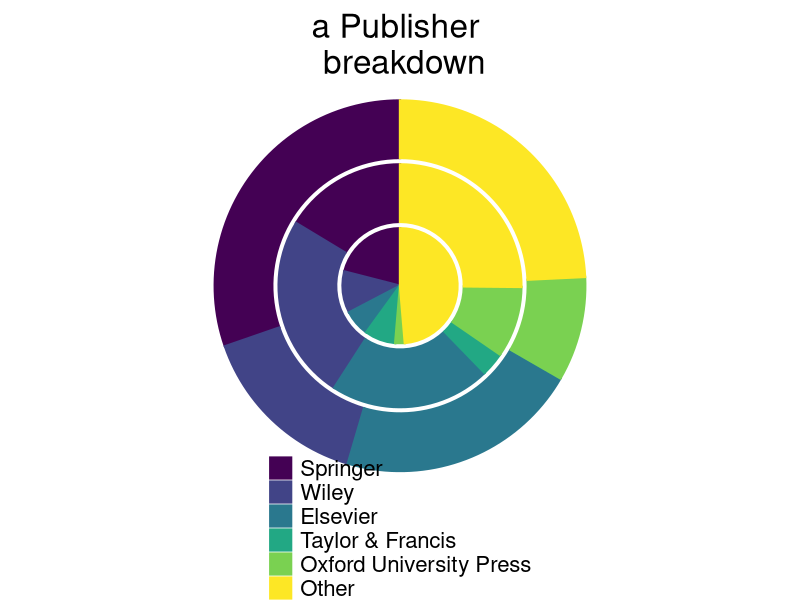
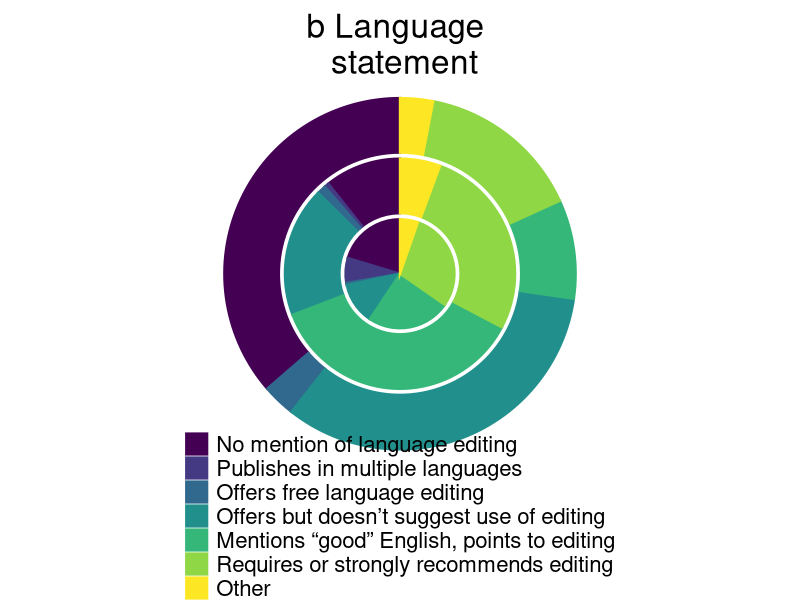
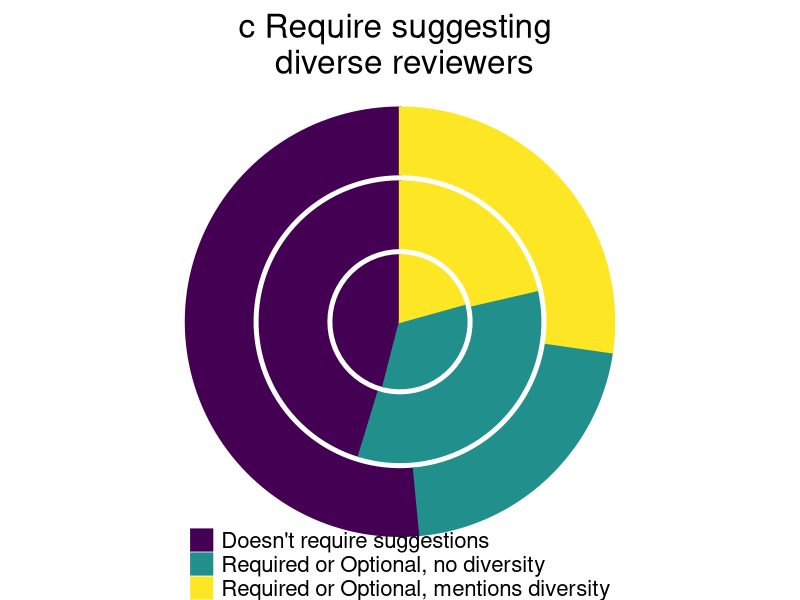
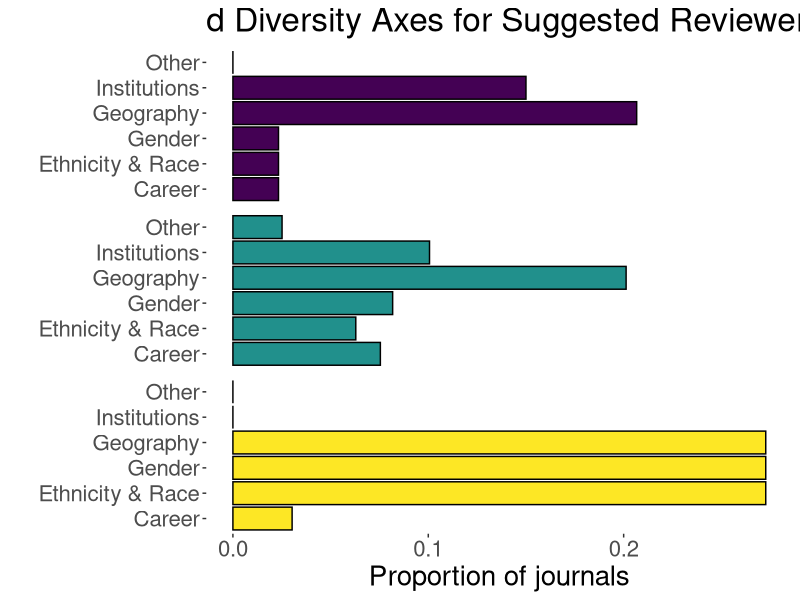
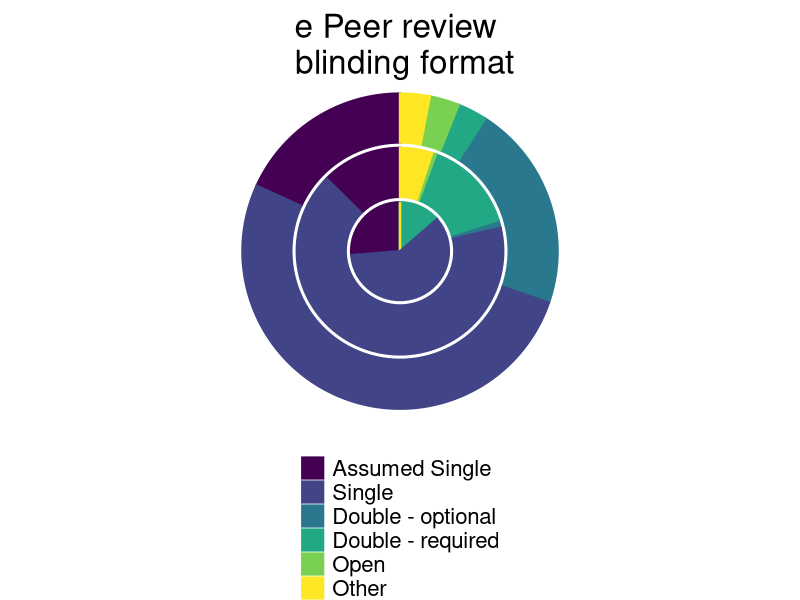
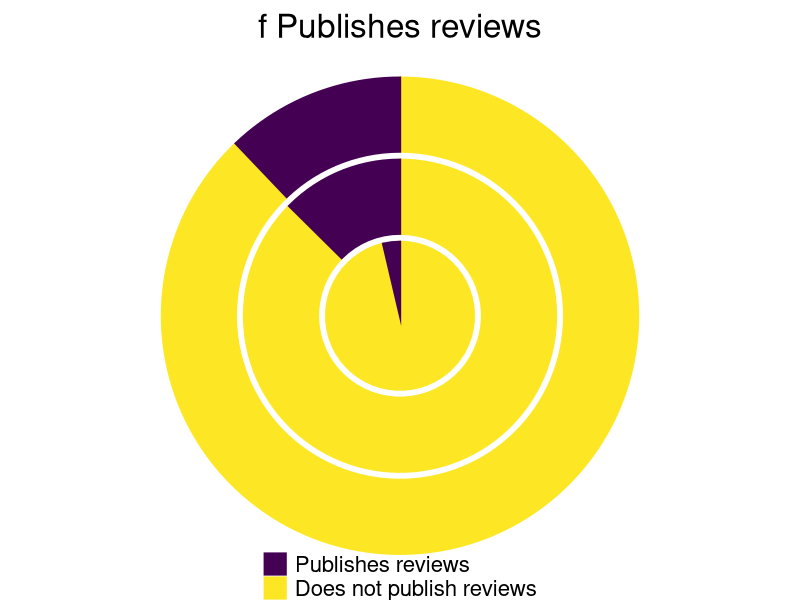
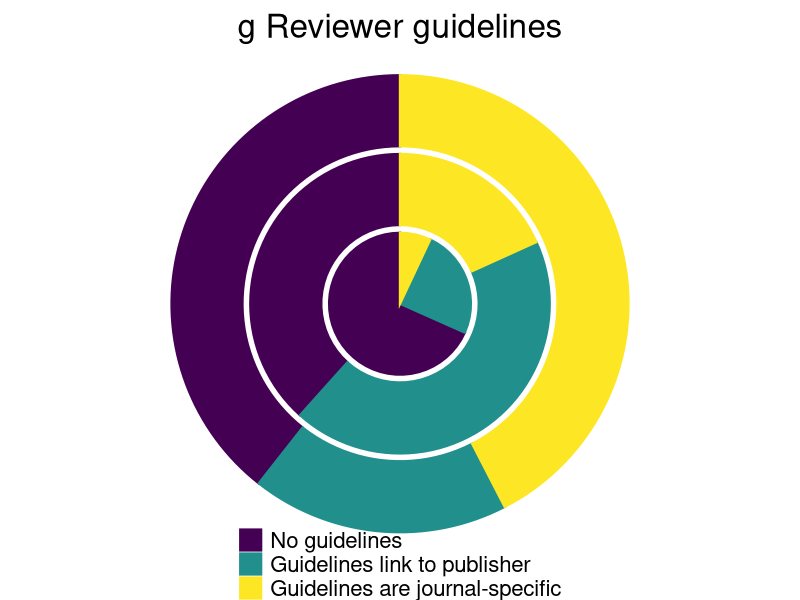
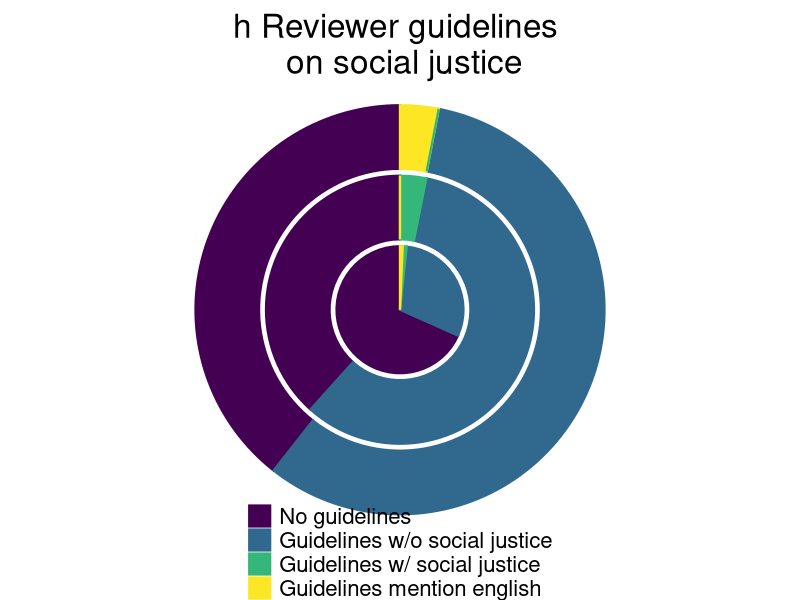

These figures' R source, in order:
#################################################
#### Plotting journal policy data by JIF     ####
#### Created by: Courtney L Davis            #### 
#### Last modified: 18 August 2022           ####
#################################################

############ Set-up
############
# Load packages
library(ggplot2)
library(here)

# Read in the journal policy data
policy.data <- read.csv(here("Journal Policy Data Summaries","Data","Dataset S2 EcoEvo Journal Policies.csv"))

##### Code to create pie charts describing journal policy data, broken down by impact factor ####

### Plot A: By publisher of journal - broken down in to top 5 publishers and "other"
# Create bins for summarizing data
policy.data$Publisher_Top_Binned <- ifelse(policy.data$Publisher.from.JCR.but.binned.by.larger.company == "SPRINGER", "1",
                                           ifelse(policy.data$Publisher.from.JCR.but.binned.by.larger.company == "WILEY", "2",
                                                  ifelse(policy.data$Publisher.from.JCR.but.binned.by.larger.company == "ELSEVIER", "3",
                                                         ifelse(policy.data$Publisher.from.JCR.but.binned.by.larger.company == "TAYLOR AND FRANCIS", "4",
                                                                ifelse(policy.data$Publisher.from.JCR.but.binned.by.larger.company == "OXFORD UNIVERSITY PRESS", "5", "6")))))

# Create table summary for different values
publisher_df_low <- table(policy.data[policy.data$JIF_bin == "Low" | policy.data$JIF_bin == "NA", "Publisher_Top_Binned"])
publisher_df_med <- table(policy.data[policy.data$JIF_bin == "Mid", "Publisher_Top_Binned"])
publisher_df_high <- table(policy.data[policy.data$JIF_bin == "High", "Publisher_Top_Binned"])

# Convert table summary into a dataframe with proportions
publisher_df_low_percent = data.frame(publisher_df_low / sum(publisher_df_low))
publisher_df_med_percent = data.frame(publisher_df_med / sum(publisher_df_med))
publisher_df_high_percent = data.frame(publisher_df_high / sum(publisher_df_high))

# Convert to numeric for plotting
publisher_df_low_percent$Freq <- as.numeric(publisher_df_low_percent$Freq)
publisher_df_med_percent$Freq <- as.numeric(publisher_df_med_percent$Freq)
publisher_df_high_percent$Freq <- as.numeric(publisher_df_high_percent$Freq)

# Add "Multiple languages" to high IF journals
publisher_df_high_percent <- rbind(publisher_df_high_percent, data.frame("Var1" = "4", "Freq" = "0"))
publisher_df_high_percent <- publisher_df_high_percent[c(1,2,3,6,4,5),] # reorder

# Re-assign level names for plotting
levels(publisher_df_high_percent$Var1) <- levels(publisher_df_low_percent$Var1)  <- levels(publisher_df_med_percent$Var1) <- list("Springer" = "1", 
                                          "Wiley" = "2", 
                                          "Elsevier" = "3",
                                          "Taylor & Francis" = "4", 
                                          "Oxford University Press" = "5",
                                          "Other" = "6")

# Combine dataframes to make the concentric donut dataframe
concentric_df <- rbind(publisher_df_low_percent, publisher_df_med_percent, publisher_df_high_percent)
concentric_df$classification <- c(rep("low",6), rep("med",6), rep("high",6)) # create column with IF classification
concentric_df$Freq <- as.numeric(concentric_df$Freq) # convert to numeric for plotting
concentric_df$classification <- factor(concentric_df$classification, levels = c("low", "med","high"))

# Create the plot
plot_a <- ggplot(concentric_df, aes(x = classification, y = Freq, fill= Var1, col = Var1)) +
  geom_col(size = 0.8) +
  coord_polar(theta="y") +
  scale_fill_viridis_d() + 
  scale_colour_viridis_d() + theme_void() +
  theme(text = element_text(size = 20), 
        plot.title = element_text(hjust = 0.5, margin=margin(t=10,b=-20)), 
        legend.margin=margin(t = -50),
        legend.box.margin=margin(0,0,0,0),
        legend.position = "bottom", 
        legend.direction = "vertical",
        legend.title = element_blank()) + 
  ggtitle("a Publisher \n breakdown")


### Plot B: By journal statements on language requirements
# Data have already been binned accordingly:
# "No mention of English requirement" = 1
# "Journal publishes articles in more than one language (e.g., Spanish and English)" = 2
# "Journal offers FREE English language editing services (most progressive policies)" = 3
# "Offers editing but doesn't strongly suggest or recommend that people use it" = 4
# "Mentions authors need to use "good English" and points to fee-for-service editing" = 5
# "Requires or strongly advices ESL authors to pay for editing prior to submission (or have colleagues edit, etc.) (least progressive policies)" = 6
# "Other (describe in adjacent column)" = 7

# Create table summary for different values
language_df_low <- table(policy.data[policy.data$JIF_bin == "Low" | policy.data$JIF_bin == "NA", "language.requirements.binned"])
language_df_med <- table(policy.data[policy.data$JIF_bin == "Mid", "language.requirements.binned"])
language_df_high <- table(policy.data[policy.data$JIF_bin == "High", "language.requirements.binned"])

# Compute percentages
language_df_low_percent = data.frame(language_df_low / sum(language_df_low))
language_df_med_percent = data.frame(language_df_med / sum(language_df_med))
language_df_high_percent = data.frame(language_df_high / sum(language_df_high))

# Reformat Freq column to numeric
language_df_low_percent$Freq <- as.numeric(language_df_low_percent$Freq)
language_df_med_percent$Freq <- as.numeric(language_df_med_percent$Freq)
language_df_high_percent$Freq <- as.numeric(language_df_high_percent$Freq)

# Add "Multiple languages" to high IF journals
language_df_high_percent <- rbind(language_df_high_percent, data.frame("Var1" = "2", "Freq" = "0"))
language_df_high_percent <- language_df_high_percent[c(1,7,2,3,4,5,6),] # reorder

# Change the labels for legend
levels(language_df_high_percent$Var1) <- levels(language_df_low_percent$Var1) <- levels(language_df_med_percent$Var1) <- list("No mention of language editing" = "1", 
                                         "Publishes in multiple languages" = "2", 
                                         "Offers free language editing" = "3",
                                         "Offers but doesn’t suggest use of editing" = "4", 
                                         "Mentions “good” English, points to editing" = "5",
                                         "Requires or strongly recommends editing" = "6",
                                         "Other" = "7")

# Create the concentric donut dataframe
concentric_df <- rbind(language_df_low_percent, language_df_med_percent, language_df_high_percent)
concentric_df$classification <- c(rep("low",7), rep("med",7), rep("high",7)) # create column with IF classification
concentric_df$Freq <- as.numeric(concentric_df$Freq) # convert to numeric for plotting
concentric_df$classification <- factor(concentric_df$classification, levels = c("low", "med","high"))

# Create the plot
plot_b <- ggplot(concentric_df, aes(x = classification, y = Freq, fill= Var1, col = Var1)) +
  geom_col(size = 0.8) +
  coord_polar(theta="y") +
  scale_fill_viridis_d() + 
  scale_colour_viridis_d() + theme_void() +
  theme(text = element_text(size = 20), 
        plot.title = element_text(hjust = 0.5, margin=margin(t=10,b=-20)), 
        legend.margin=margin(t = -50),
        legend.box.margin=margin(0,0,0,0),
        legend.position = "bottom", 
        legend.direction = "vertical",
        legend.title = element_blank()) + 
  ggtitle("b Language \n statement")


### Plot C: Whether authors are required to submit names of diverse reviewers
# Data have already been binned accordingly:
# Journal doesn't require that authors suggest reviewers = 1
# Journal asks for suggested reviewers but does not mention diversity of reviewers = 2
# Journal ask for suggested reviewers and explicitly mentions 1 or more axes of diversity of reviewers = 3

# Create table summary for different values
revdiversity_df_low <- table(policy.data[policy.data$JIF_bin == "Low" | policy.data$JIF_bin == "NA", "authors.suggest.diverse.reviews.binned"])
revdiversity_df_med <- table(policy.data[policy.data$JIF_bin == "Mid", "authors.suggest.diverse.reviews.binned"])
revdiversity_df_high <- table(policy.data[policy.data$JIF_bin == "High", "authors.suggest.diverse.reviews.binned"])

# Compute percentages
revdiversity_df_low_percent = data.frame(revdiversity_df_low / sum(revdiversity_df_low))
revdiversity_df_med_percent = data.frame(revdiversity_df_med / sum(revdiversity_df_med))
revdiversity_df_high_percent = data.frame(revdiversity_df_high / sum(revdiversity_df_high))

# Reformat Freq column to numeric
revdiversity_df_low_percent$Freq <- as.numeric(revdiversity_df_low_percent$Freq)
revdiversity_df_med_percent$Freq <- as.numeric(revdiversity_df_med_percent$Freq)
revdiversity_df_high_percent$Freq <- as.numeric(revdiversity_df_high_percent$Freq)

# Change the labels for legend
levels(revdiversity_df_high_percent$Var1) <- levels(revdiversity_df_low_percent$Var1) <- levels(revdiversity_df_med_percent$Var1) <- list("Doesn't require suggestions" = "1", 
                                                  "Required or Optional, no diversity" = "2", 
                                                  "Required or Optional, mentions diversity" = "3")

# Create the concentric donut dataframe
concentric_df <- rbind(revdiversity_df_low_percent, revdiversity_df_med_percent, revdiversity_df_high_percent)
concentric_df$classification <- c(rep("low",3), rep("med",3), rep("high",3))
concentric_df$Freq <- as.numeric(concentric_df$Freq)
concentric_df$classification <- factor(concentric_df$classification, levels = c("low", "med","high"))

# Create the plot
plot_c <- ggplot(concentric_df, aes(x = classification, y = Freq, fill= Var1, col = Var1)) +
  geom_col(size = 0.8) +
  coord_polar(theta="y", start = 0) +
  scale_fill_viridis_d() + 
  scale_colour_viridis_d() + theme_void() + 
  theme(text = element_text(size = 20), 
        plot.title = element_text(hjust = 0.5, margin=margin(t=10,b=-20)), 
        legend.margin=margin(t = -50),
        legend.box.margin=margin(0,0,0,0),
        legend.position = "bottom", 
        legend.direction = "vertical",
        legend.title = element_blank()) + 
  ggtitle("c Require suggesting \n diverse reviewers")



### Plot E: By journal blinding format
# Create table summary for different values
journal_blinding_df_low <- table(policy.data[policy.data$JIF_bin == "Low" | policy.data$JIF_bin == "NA", "blind.format"])
journal_blinding_df_med <- table(policy.data[policy.data$JIF_bin == "Mid", "blind.format"])
journal_blinding_df_high <- table(policy.data[policy.data$JIF_bin == "High", "blind.format"])

# Compute percentages
journal_blinding_df_low_percent = data.frame(journal_blinding_df_low / sum(journal_blinding_df_low))
journal_blinding_df_med_percent = data.frame(journal_blinding_df_med / sum(journal_blinding_df_med))
journal_blinding_df_high_percent = data.frame(journal_blinding_df_high / sum(journal_blinding_df_high))

# Reformat Freq column to numeric
journal_blinding_df_low_percent$Freq <- as.numeric(journal_blinding_df_low_percent$Freq)
journal_blinding_df_med_percent$Freq <- as.numeric(journal_blinding_df_med_percent$Freq)
journal_blinding_df_high_percent$Freq <- as.numeric(journal_blinding_df_high_percent$Freq)

# Add "Open" to low IF journals
journal_blinding_df_low_percent <- rbind(journal_blinding_df_low_percent, data.frame("Var1" = c("Open","Other"), "Freq" = c("0","0")))
journal_blinding_df_low_percent <- journal_blinding_df_low_percent[c(1,2,3,5,6,4),] # reorder

# Change the labels for legend
levels(journal_blinding_df_high_percent$Var1) <- levels(journal_blinding_df_low_percent$Var1)  <- levels(journal_blinding_df_med_percent$Var1) <- list("Assumed Single" = "Assumed_single", "Single" = "Single", 
                                                      "Double - optional" = "Double_optional", 
                                                      "Double - required" = "Double_required",
                                                      "Open" = "Open", 
                                                      "Other" = "Other")

# Create the concentric donut dataframe
concentric_df <- rbind(journal_blinding_df_low_percent, journal_blinding_df_med_percent, journal_blinding_df_high_percent)
concentric_df$classification <- c(rep("low",6), rep("med",6), rep("high",6))
concentric_df$Freq <- as.numeric(concentric_df$Freq)
concentric_df$classification <- factor(concentric_df$classification, levels = c("low", "med","high"))

# Create the plot
plot_e <- ggplot(concentric_df, aes(x = classification, y = Freq, fill= Var1, col = Var1)) +
  geom_col(size = 0.8) +
  coord_polar(theta="y") +
  scale_fill_viridis_d() + 
  scale_colour_viridis_d() + theme_void() +
  theme(text = element_text(size = 20), 
        plot.title = element_text(hjust = 0.5, margin=margin(t=10,b=-20)), 
        legend.margin=margin(t = 0),
        legend.box.margin=margin(0,0,0,0),
        legend.position = "bottom", 
        legend.direction = "vertical",
        legend.title = element_blank()) + 
  ggtitle("e Peer review \n blinding format")


### Plot F: Whether the journal publishes reviews upon publication of manuscript
# Create table summary for different values
publishrev_df_low <- table(policy.data[policy.data$JIF_bin == "Low" | policy.data$JIF_bin == "NA", "journal.publish.peer.reviews"])
publishrev_df_med <- table(policy.data[policy.data$JIF_bin == "Mid", "journal.publish.peer.reviews"])
publishrev_df_high <- table(policy.data[policy.data$JIF_bin == "High", "journal.publish.peer.reviews"])

# Compute percentages
publishrev_df_low_percent = data.frame(publishrev_df_low / sum(publishrev_df_low))
publishrev_df_med_percent = data.frame(publishrev_df_med / sum(publishrev_df_med))
publishrev_df_high_percent = data.frame(publishrev_df_high / sum(publishrev_df_high))

# Reformat Freq column to numeric
publishrev_df_low_percent$Freq <- as.numeric(publishrev_df_low_percent$Freq)
publishrev_df_med_percent$Freq <- as.numeric(publishrev_df_med_percent$Freq)
publishrev_df_high_percent$Freq <- as.numeric(publishrev_df_high_percent$Freq)

# Change the labels for legend
levels(publishrev_df_high_percent$Var1) <- levels(publishrev_df_low_percent$Var1) <- levels(publishrev_df_med_percent$Var1) <- list("Publishes reviews" = "Yes", 
                                                                                                                                             "Does not publish reviews" = "No")

# Create the concentric donut dataframe
concentric_df <- rbind(publishrev_df_low_percent, publishrev_df_med_percent, publishrev_df_high_percent)
concentric_df$classification <- c(rep("low",2), rep("med",2), rep("high",2))
concentric_df$Freq <- as.numeric(concentric_df$Freq)
concentric_df$classification <- factor(concentric_df$classification, levels = c("low", "med","high"))

# Create the plot
plot_f <- ggplot(concentric_df, aes(x = classification, y = Freq, fill= Var1, col = Var1)) +
  geom_col(size = 0.8) +
  coord_polar(theta="y") +
  scale_fill_viridis_d() + 
  scale_colour_viridis_d() + theme_void() +
  theme(text = element_text(size = 20), 
        plot.title = element_text(hjust = 0.5, margin=margin(t=10,b=-20)), 
        legend.margin=margin(t = -50),
        legend.box.margin=margin(0,0,0,0),
        legend.position = "bottom", 
        legend.direction = "vertical",
        legend.title = element_blank()) + 
  ggtitle("f Publishes reviews")



### Plot G: Whether the journal has reviewer guidelines that are specific to journal or publisher
# Create bins for summarizing data
policy.data$ReviewerGuidelines_Publisher_Journal_Binned <- ifelse(policy.data$guidelines.to.be.reviewer == "No", "1",
                                                                  ifelse(policy.data$guidelines.to.be.reviewer == "Yes" & policy.data$guidelines.link.publisher == "Yes", "2",
                                                                         ifelse(policy.data$guidelines.to.be.reviewer == "Yes" & policy.data$guidelines.link.publisher == "No", "3", "NA")))

# Create table summary for different values
revguidelines_df_low <- table(policy.data[policy.data$JIF_bin == "Low" | policy.data$JIF_bin == "NA", "ReviewerGuidelines_Publisher_Journal_Binned"])
revguidelines_df_med <- table(policy.data[policy.data$JIF_bin == "Mid", "ReviewerGuidelines_Publisher_Journal_Binned"])
revguidelines_df_high <- table(policy.data[policy.data$JIF_bin == "High", "ReviewerGuidelines_Publisher_Journal_Binned"])

# Compute percentages
revguidelines_df_low_percent = data.frame(revguidelines_df_low / sum(revguidelines_df_low))
revguidelines_df_med_percent = data.frame(revguidelines_df_med / sum(revguidelines_df_med))
revguidelines_df_high_percent = data.frame(revguidelines_df_high / sum(revguidelines_df_high))

# Reformat Freq column to numeric
revguidelines_df_low_percent$Freq <- as.numeric(revguidelines_df_low_percent$Freq)
revguidelines_df_med_percent$Freq <- as.numeric(revguidelines_df_med_percent$Freq)
revguidelines_df_high_percent$Freq <- as.numeric(revguidelines_df_high_percent$Freq)

# Change the labels for legend
levels(revguidelines_df_high_percent$Var1) <- levels(revguidelines_df_low_percent$Var1) <- levels(revguidelines_df_med_percent$Var1) <- list("No guidelines" = "1", 
                                              "Guidelines link to publisher" = "2", 
                                              "Guidelines are journal-specific" = "3")

# Create the concentric donut dataframe
concentric_df <- rbind(revguidelines_df_low_percent, revguidelines_df_med_percent, revguidelines_df_high_percent)
concentric_df$classification <- c(rep("low",3), rep("med",3), rep("high",3))
concentric_df$Freq <- as.numeric(concentric_df$Freq)
concentric_df$classification <- factor(concentric_df$classification, levels = c("low", "med","high"))

# Create the plot
plot_g <- ggplot(concentric_df, aes(x = classification, y = Freq, fill= Var1, col = Var1)) +
  geom_col(size = 0.8) +
  coord_polar(theta="y") +
  scale_fill_viridis_d() + 
  scale_colour_viridis_d() + theme_void() +
  theme(text = element_text(size = 20), 
        plot.title = element_text(hjust = 0.5, margin=margin(t=10,b=-20)), 
        legend.margin=margin(t = -50),
        legend.box.margin=margin(0,0,0,0),
        legend.position = "bottom", 
        legend.direction = "vertical",
        legend.title = element_blank()) + 
  ggtitle("g Reviewer guidelines")


### Plot H: Whether journal's reviewer guidelines mention social justice
# Create bins for summarizing data
policy.data$ReviewerGuidelines_SocialJustice <- ifelse(policy.data$guidelines.to.be.reviewer == "No", "1",
                                                       ifelse(policy.data$guidelines.to.be.reviewer == "Yes" & policy.data$guidelines.social.justice == "No", "2",
                                                              ifelse(policy.data$guidelines.to.be.reviewer == "Yes" & policy.data$guidelines.social.justice == "Yes" & policy.data$guidelines.esl == "No", "3", "4")))

# Create table summary for different values
revguidelines_sj_df_low <- table(policy.data[policy.data$JIF_bin == "Low" | policy.data$JIF_bin == "NA", "ReviewerGuidelines_SocialJustice"])
revguidelines_sj_df_med <- table(policy.data[policy.data$JIF_bin == "Mid", "ReviewerGuidelines_SocialJustice"])
revguidelines_sj_df_high <- table(policy.data[policy.data$JIF_bin == "High", "ReviewerGuidelines_SocialJustice"])

# Compute percentages
revguidelines_sj_df_low_percent = data.frame(revguidelines_sj_df_low / sum(revguidelines_sj_df_low))
revguidelines_sj_df_med_percent = data.frame(revguidelines_sj_df_med / sum(revguidelines_sj_df_med))
revguidelines_sj_df_high_percent = data.frame(revguidelines_sj_df_high / sum(revguidelines_sj_df_high))

# Reformat Freq column to numeric
revguidelines_sj_df_low_percent$Freq <- as.numeric(revguidelines_sj_df_low_percent$Freq)
revguidelines_sj_df_med_percent$Freq <- as.numeric(revguidelines_sj_df_med_percent$Freq)
revguidelines_sj_df_high_percent$Freq <- as.numeric(revguidelines_sj_df_high_percent$Freq)

# Add in missing levels
revguidelines_sj_df_med_percent <- rbind(revguidelines_sj_df_med_percent , data.frame("Var1" = "4", "Freq" = "0"))
revguidelines_sj_df_high_percent <- rbind(revguidelines_sj_df_high_percent , data.frame("Var1" = "3", "Freq" = "0"))

# Change the labels for legend
levels(revguidelines_sj_df_high_percent$Var1) <- levels(revguidelines_sj_df_low_percent$Var1) <- levels(revguidelines_sj_df_med_percent$Var1) <- list("No guidelines" = "1", 
                                            "Guidelines w/o social justice" = "2", 
                                            "Guidelines w/ social justice" = "3",
                                            "Guidelines mention english" = "4")

# Create the concentric donut dataframe
concentric_df <- rbind(revguidelines_sj_df_low_percent, revguidelines_sj_df_med_percent, revguidelines_sj_df_high_percent)
concentric_df$classification <- c(rep("low",4), rep("med",4), rep("high",4))
concentric_df$Freq <- as.numeric(concentric_df$Freq)
concentric_df$classification <- factor(concentric_df$classification, levels = c("low", "med","high"))

# Create the plot
plot_h <- ggplot(concentric_df, aes(x = classification, y = Freq, fill= Var1, col = Var1)) +
  geom_col(size = 0.8) +
  coord_polar(theta="y") +
  scale_fill_viridis_d() + 
  scale_colour_viridis_d() + theme_void() +
  theme(text = element_text(size = 20), 
        plot.title = element_text(hjust = 0.5, margin=margin(t=10,b=-20)), 
        legend.margin=margin(t = -50),
        legend.box.margin=margin(0,0,0,0),
        legend.position = "bottom", 
        legend.direction = "vertical",
        legend.title = element_blank()) +
  ggtitle("h Reviewer guidelines \n on social justice")



### Create bar charts for the diversity of suggested reviewers
revdiversity_low <- policy.data[policy.data$JIF_bin == "Low" | policy.data$JIF_bin == "NA", ]
revdiversity_med <- policy.data[policy.data$JIF_bin == "Mid", ]
revdiversity_high <- policy.data[policy.data$JIF_bin == "High", ]

# Geography, Institutions, Career, Gender, Ethnicity & Race, Other
# Low impact factor journals
revdiversity_low_geography <- table(revdiversity_low$guidelines.multiple.countries)
revdiversity_low_geography_prop <- data.frame(revdiversity_low_geography / sum(revdiversity_low_geography))

revdiversity_low_institution <- table(revdiversity_low$guidelines.multiple.institutions)
revdiversity_low_institution_prop <- data.frame(revdiversity_low_institution / sum(revdiversity_low_institution))

revdiversity_low_career <- table(revdiversity_low$guidelines.ecr)
revdiversity_low_career_prop <- data.frame(revdiversity_low_career / sum(revdiversity_low_career))

revdiversity_low_gender <- table(revdiversity_low$guidelines.gender)
revdiversity_low_gender_prop <- data.frame(revdiversity_low_gender / sum(revdiversity_low_gender))

revdiversity_low_ethnicity <- table(revdiversity_low$guidelines.another.demographic.enthnicity.or.race)
revdiversity_low_ethnicity_prop <- data.frame(revdiversity_low_ethnicity / sum(revdiversity_low_ethnicity))

revdiversity_low_other <- table(revdiversity_low$guidelines.another.demographic.other)
revdiversity_low_other_prop <- data.frame(revdiversity_low_other / sum(revdiversity_low_other))
revdiversity_low_other_prop <- rbind(revdiversity_low_other_prop, data.frame("Var1" = "Yes", "Freq" = "0"))

revdiversity_low_fulldf <- rbind(revdiversity_low_geography_prop[2,], revdiversity_low_institution_prop[2,],
                                      revdiversity_low_career_prop[2,], revdiversity_low_gender_prop[2,],
                                      revdiversity_low_ethnicity_prop[2,],revdiversity_low_other_prop[2,])
revdiversity_low_fulldf$Category <- c("Geography", "Institutions", "Career", "Gender", "Ethnicity & Race", "Other")
revdiversity_low_fulldf$IF <- "low"

# Medium impact factor journals
revdiversity_med_geography <- table(revdiversity_med$guidelines.multiple.countries)
revdiversity_med_geography_prop <- data.frame(revdiversity_med_geography / sum(revdiversity_med_geography))

revdiversity_med_institution <- table(revdiversity_med$guidelines.multiple.institutions)
revdiversity_med_institution_prop <- data.frame(revdiversity_med_institution / sum(revdiversity_med_institution))

revdiversity_med_career <- table(revdiversity_med$guidelines.ecr)
revdiversity_med_career_prop <- data.frame(revdiversity_med_career / sum(revdiversity_med_career))

revdiversity_med_gender <- table(revdiversity_med$guidelines.gender)
revdiversity_med_gender_prop <- data.frame(revdiversity_med_gender / sum(revdiversity_med_gender))

revdiversity_med_ethnicity <- table(revdiversity_med$guidelines.another.demographic.enthnicity.or.race)
revdiversity_med_ethnicity_prop <- data.frame(revdiversity_med_ethnicity / sum(revdiversity_med_ethnicity))

revdiversity_med_other <- table(revdiversity_med$guidelines.another.demographic.other)
revdiversity_med_other_prop <- data.frame(revdiversity_med_other / sum(revdiversity_med_other))
#revdiversity_med_other_prop <- rbind(revdiversity_med_other_prop, data.frame("Var1" = "Yes", "Freq" = "0"))

revdiversity_med_fulldf <- rbind(revdiversity_med_geography_prop[2,], revdiversity_med_institution_prop[2,],
                                 revdiversity_med_career_prop[2,], revdiversity_med_gender_prop[2,],
                                 revdiversity_med_ethnicity_prop[2,],revdiversity_med_other_prop[2,])
revdiversity_med_fulldf$Category <- c("Geography", "Institutions", "Career", "Gender", "Ethnicity & Race", "Other")
revdiversity_med_fulldf$IF <- "med"


# High impact factor journals
revdiversity_high_geography <- table(revdiversity_high$guidelines.multiple.countries)
revdiversity_high_geography_prop <- data.frame(revdiversity_high_geography / sum(revdiversity_high_geography))

revdiversity_high_institution <- table(revdiversity_high$guidelines.multiple.institutions)
revdiversity_high_institution_prop <- data.frame(revdiversity_high_institution / sum(revdiversity_high_institution))
revdiversity_high_institution_prop <- rbind(revdiversity_high_institution_prop, data.frame("Var1" = "Yes", "Freq" = "0"))

revdiversity_high_career <- table(revdiversity_high$guidelines.ecr)
revdiversity_high_career_prop <- data.frame(revdiversity_high_career / sum(revdiversity_high_career))

revdiversity_high_gender <- table(revdiversity_high$guidelines.gender)
revdiversity_high_gender_prop <- data.frame(revdiversity_high_gender / sum(revdiversity_high_gender))

revdiversity_high_ethnicity <- table(revdiversity_high$guidelines.another.demographic.enthnicity.or.race)
revdiversity_high_ethnicity_prop <- data.frame(revdiversity_high_ethnicity / sum(revdiversity_high_ethnicity))

revdiversity_high_other <- table(revdiversity_high$guidelines.another.demographic.other)
revdiversity_high_other_prop <- data.frame(revdiversity_high_other / sum(revdiversity_high_other))
revdiversity_high_other_prop <- rbind(revdiversity_high_other_prop, data.frame("Var1" = "Yes", "Freq" = "0"))

revdiversity_high_fulldf <- rbind(revdiversity_high_geography_prop[2,], revdiversity_high_institution_prop[2,],
                                 revdiversity_high_career_prop[2,], revdiversity_high_gender_prop[2,],
                                 revdiversity_high_ethnicity_prop[2,],revdiversity_high_other_prop[2,])
revdiversity_high_fulldf$Category <- c("Geography", "Institutions", "Career", "Gender", "Ethnicity & Race", "Other")
revdiversity_high_fulldf$IF <- "high"


# Pull all of the data together to create bar charts
revdiversity_all_plotting_df <- rbind(revdiversity_low_fulldf, revdiversity_med_fulldf, revdiversity_high_fulldf)
revdiversity_all_plotting_df$Freq <- as.numeric(revdiversity_all_plotting_df$Freq)

revdiversity_all_plotting_df$IF <- factor(revdiversity_all_plotting_df$IF, levels = c("low", "med", "high"))
levels(revdiversity_all_plotting_df$IF) <- list ("Low IF" = "low", "Medium IF" = "med", "High IF" = "high")

### Plot D: Diversity axes mentioned for suggest reviewers
plot_d <- ggplot(data = revdiversity_all_plotting_df, aes(x = Category, y = Freq, fill = IF)) + 
  geom_bar(stat="identity", color="black", position=position_dodge())+
  scale_fill_viridis_d() +
  theme_bw() + theme(panel.border = element_blank(),
             panel.grid.major = element_blank(),
             panel.grid.minor = element_blank(),
             strip.background = element_blank(),
             strip.text = element_blank(),
             text = element_text(size = 20), 
             legend.position = "none") + 
  coord_flip() + facet_wrap(~IF, nrow = 3) + ylab("Proportion of journals") + 
  xlab("") +
  ggtitle("d Diversity Axes for Suggested Reviewers")
